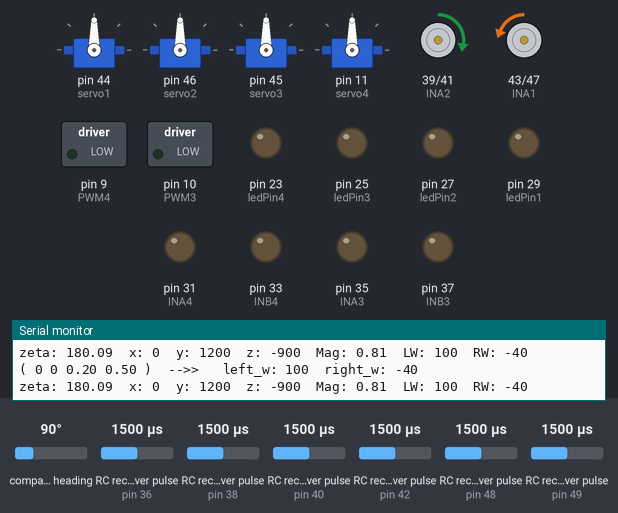
Simulated run of this sketch. Board: Arduino Mega 2560, built with avr-gcc and run on an emulated ATmega2560. On the bench: 4 × servo, motor-driver pin pairs drawn as motors (green arrow = first pin HIGH = forward, orange = second pin HIGH = backward, longer = more drive, scaled by the enable pin), switched loads named in the sketch (green lamp = pin HIGH), output pins drawn as LEDs (lit = HIGH), the last lines printed to the serial monitor. Wiring (inferred from the names in the program): 6 × RC receiver channel: data pin 36 / data pin 38 / data pin 40 / data pin 42 / data pin 48 / data pin 49. The test bench sets the inputs (shaded band); at power-on: compass heading 90°, RC receiver pulse (sensors on pin 48, pin 36, pin 38, pin 40, pin 42, pin 49) 1500 µs.

Above: at 1.2 s.
1.3 s: compass heading set to 96°
At 2.5 s:
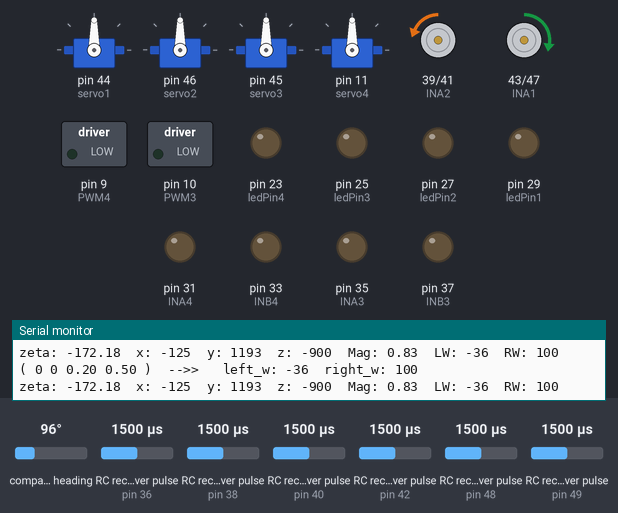
2.8 s: RC receiver pulse (sensor on pin 48) set to 1696 µs
4.3 s: RC receiver pulse (sensor on pin 48) set to 1721 µs
At 5.1 s:
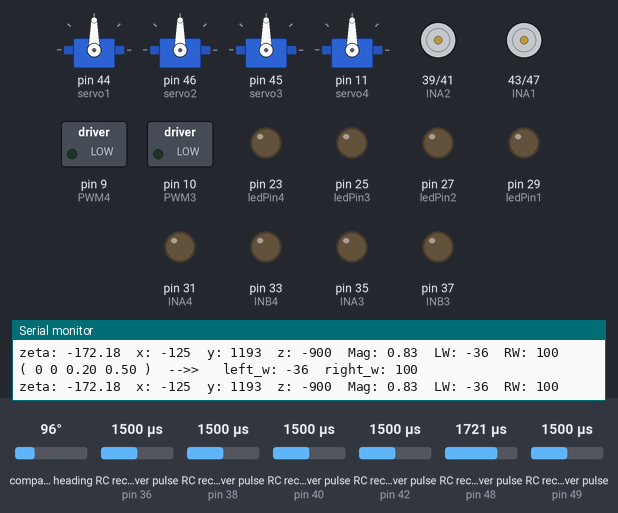
5.8 s: RC receiver pulse (sensor on pin 48) set to 1020 µs
At 6.9 s:
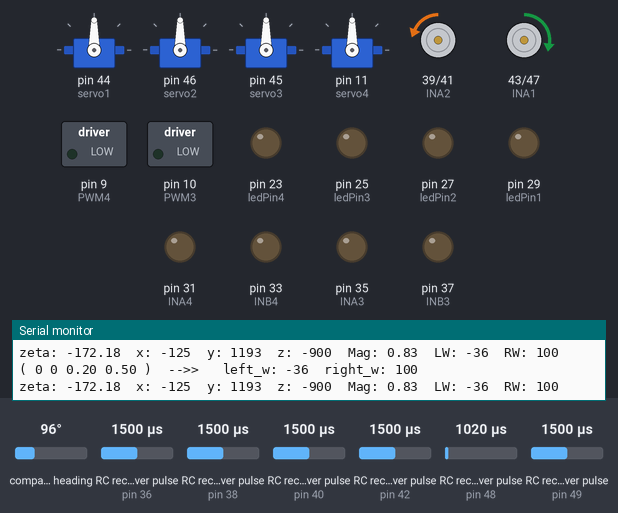
Timing chart, 0 to 8.8 s (numbered marks = the images above; inputs shaded):
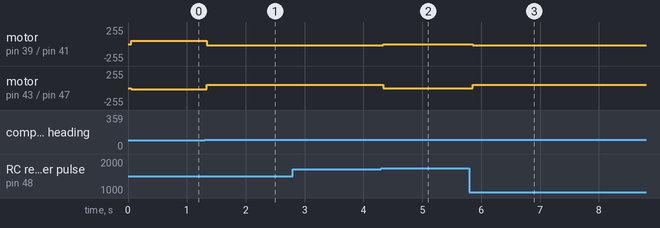

Measured:
- the behaviour switches between 90 and 91° on compass heading (found by bisection; images 0 and 1)
- the behaviour switches between 1708 and 1709 µs on RC receiver pulse (sensor on pin 48) (found by bisection; images 1 and 2)
- after the input at 1.3 s, motor on pin 39 (INA2) / pin 41 (INB2): forward 51/255 → backward 18/255 at once; motor on pin 43 (INA1) / pin 47 (INB1): backward 20/255 → forward 51/255 at once
- after the input at 4.3 s, motor on pin 39 (INA2) / pin 41 (INB2): backward 18/255 → stopped at once; motor on pin 43 (INA1) / pin 47 (INB1): forward 51/255 → stopped at once
- after the input at 5.8 s, motor on pin 39 (INA2) / pin 41 (INB2): stopped → backward 18/255 after 0.06 s; motor on pin 43 (INA1) / pin 47 (INB1): stopped → forward 51/255 after 0.06 s

The sketch:

A_Master.ino
```cpp
/*
   Set Board: Tools --> Board --> Arduino Mega2560
   Set Processor: Tools --> Processor --> ATmega2560
*/


#include <Servo.h>
#include "configuration.h"
#include <Wire.h>
#include <MechaQMC5883.h>
//#include <Filters.h>

///////////////////////////////////////////////////////////////////////////////
// 2.59( kp = 0.16, kd = 0.0002, Speed = 180) OK
// 2.22 (kp = 0.023, kd = 0.002, speed = 250) Blue Wrong


///////////////////////////////////////////////////////////////////////////////

  MechaQMC5883 qmc;
  //PD value
  const float Kp = 0.01;//.14
  const float Kd = 0.00;///.0008/  >>
  const float SpeedAuto = 50;

  float lzeta = 0;
  float delta = 0;
  //................Function Declaration..............................
  int OutputToMotor1(int value);
  int OutputToMotor4(int value);

  //..Magnetic parameter
  int x,y,z; double zeta, magnitude;
///////////////////////////////////////////////////////////////////////////////


//=============== Function Name Declaration ===============
double Deadband(double value, double limit);
int OutputToMotor1(int value);
int OutputToMotor2(int value);
int OutputToMotor3(int value);
int OutputToMotor4(int value);


//=============== Parameters Declaration ==================
  float K     = 0.2;
  float Zeta  = 0.5;


// Type Servo
Servo myServo1;
Servo myServo2;
Servo myServo3;
Servo myServo4;

// Time
unsigned long previousLoopTime = 0;
unsigned long loopTime = 0;

// Input Signal from Receiver
int input1 = 0;
int input2 = 0;
int input3 = 0;
int input4 = 0;
int input5 = 0;
int input6 = 0;

// Output Signal to Motor Driver
int out1 = 0;
int out2 = 0;
int out3 = 0;
int out4 = 0;

// Processed Input Signal
int left_w = 0;
int right_w = 0;

// Motor's Current
float currentValue1 = 0.0;
float currentValue2 = 0.0;
float currentValue3 = 0.0;
float currentValue4 = 0.0;
int currentLimit = 5;

//  =================================== DELAY ======================================
    unsigned long previous_LED    = 0;        // will store last time LED was updated
    unsigned long previous_Delay1 = 0;        // will store last time LED was updated
    unsigned long previous_Delay2 = 0;        // will store last time LED was updated
    unsigned long previous_Delay3 = 0;        // will store last time LED was updated
    unsigned long previous_Delay4 = 0;        // will store last time LED was updated

    unsigned long currentMillis_LED;
    unsigned long currentMillis_1;
    unsigned long currentMillis_2;
    unsigned long currentMillis_3;
    unsigned long currentMillis_4;

    const long interval = 100;                // interval at which to blink (milliseconds)
    bool StateLED = LOW;

//  ==============================================================================


//===================== setup() ========================


void setup() {
  //===== Set Digital Pin Mode =====
  // Set pinmode to read command signal from Receiver.
  pinMode(CH1, INPUT);  //channel 1
  pinMode(CH2, INPUT);  //channel 2
  pinMode(CH3, INPUT);  //channel 3
  pinMode(CH4, INPUT);  //channel 4
  pinMode(CH5, INPUT);  //channel 5
  pinMode(CH6, INPUT);  //channel 6
  // Set pinmode to read command signal from Test Switch.
  pinMode(buttonPin, INPUT);
  // Set pinmode to write command signal to Motor Driver.
  pinMode(INA1, OUTPUT);
  pinMode(INB1, OUTPUT);
  pinMode(PWM1, OUTPUT);

  pinMode(INA2, OUTPUT);
  pinMode(INB2, OUTPUT);
  pinMode(PWM2, OUTPUT);

  pinMode(INA3, OUTPUT);
  pinMode(INB3, OUTPUT);
  pinMode(PWM3, OUTPUT);

  pinMode(INA4, OUTPUT);
  pinMode(INB4, OUTPUT);
  pinMode(PWM4, OUTPUT);

  // Set pinmode to write command signal to LED.
  pinMode(ledPin1, OUTPUT);
  pinMode(ledPin2, OUTPUT);
  pinMode(ledPin3, OUTPUT);
  pinMode(ledPin4, OUTPUT);
  // Assign Servo variable to a servo pin
  myServo1.attach(servo1);
  myServo2.attach(servo2);
  myServo3.attach(servo3);
  myServo4.attach(servo4);


  //===== Initialize Command =====
  // Initialize Motor Driver.
  digitalWrite(INA1, LOW);
  digitalWrite(INB1, LOW);
  analogWrite(PWM1, 0);

  digitalWrite(INA2, LOW);
  digitalWrite(INB2, LOW);
  analogWrite(PWM2, 0);

  digitalWrite(INA3, LOW);
  digitalWrite(INB3, LOW);
  analogWrite(PWM3, 0);

  digitalWrite(INA4, LOW);
  digitalWrite(INB4, LOW);
  analogWrite(PWM4, 0);

  // Initialize Servo Motor, Set servo to Mid-point.
  myServo1.write(90);
  myServo2.write(90);
  myServo3.write(90);
  myServo4.write(90);

  // Open Serial port, Set baud rate for serial data transmission.
  Serial.begin(115200); // USB:Rx0,Tx0

  // Returns time(us)
  previousLoopTime = micros();

//Auto
  Wire.begin();
  qmc.init();

} // End SetUp


//======================= loop() ==========================


void loop() {
  input1 = pulseIn(CH2, HIGH) - 1500; //Channel 1
  input2 = pulseIn(CH1, HIGH) - 1500; //Channel 2
  input3 = pulseIn(CH3, HIGH) - 1500; //Channel 3
  input4 = pulseIn(CH4, HIGH) - 1500; //Channel 4
  input5 = pulseIn(CH5, HIGH) - 1500; //Channel 5
  input6 = pulseIn(CH6, HIGH) - 1500; //Channel 6

  input1 = Deadband(input1, 10); //Channel 1
  input2 = Deadband(input2, 10); //Channel 2
  input3 = Deadband(input3, 10); //Channel 3
  input4 = Deadband(input4, 10); //Channel 4
  input5 = Deadband(input5, 10); //Channel 5
  input6 = Deadband(input6, 10); //Channel 6

  //======================= Condition Control ==========================

   ////////////////////////// Auto Drive //////////////////////////////
    if( input5 < 200 ){
        qmc.read(&x,&y,&z);
        zeta = (atan2(x,z)*180/3.14);
        magnitude = (pow(x,2) + pow(z,2))/1000000;

        delta = zeta-lzeta;
        lzeta = zeta;

        //Left wheel and Right wheel
        left_w = SpeedAuto*(1 + (Kp*(zeta)- Kd*delta));
        right_w = SpeedAuto*(1 - (Kp*(zeta)- Kd*delta));
        //limit the maximum value of wheels
        int maxSp = 100;
        if(left_w>=maxSp)
          left_w = maxSp;
        if(right_w>=maxSp)
          right_w = maxSp;

        Show();

        Serial.print("-->> ");
        Serial.print("  left_w: ");
        Serial.print(left_w);
        Serial.print("  right_w: ");
        Serial.println(right_w);

        //......................Drive Motor...........................................
        // The motor can operate if current value at each motor is not over than 5 amp.
        out1 = OutputToMotor1(left_w);
        out2 = OutputToMotor2(right_w);

        if(magnitude >= 0.5 )
        {
          analogWrite(PWM1,out1);
          analogWrite(PWM2,out2);
        }
        else {
          analogWrite(PWM1,0);
          analogWrite(PWM2,0);
        }
       Show_M();

    } else {


    // Set direction
        left_w  = OutputToMotor1(left_w);
        right_w = OutputToMotor2(right_w);

    // Speed
        analogWrite(PWM1, 0);
        analogWrite(PWM2, 0);
    }
} // End loop

//======================= Function() ==========================
void Show(){

    Serial.print("( ");
    Serial.print(input3);
    Serial.print(" ");
    Serial.print(input2);
    Serial.print(" ");
    Serial.print(K);
    Serial.print(" ");
    Serial.print(Zeta);
    Serial.print(" )  ");


}

// Motor 1
int OutputToMotor1(int value)
{
  int temp = 0;
  if (value >= 0)
  {
    // CW
    digitalWrite(INA1, LOW);
    digitalWrite(INB1, HIGH);
    temp = map(value, 0, 500, 0, 255);
  } else {
    // CCW
    digitalWrite(INA1, HIGH);
    digitalWrite(INB1, LOW);
    temp = map(-value, 0, 500, 0, 255);
  }
  return temp;
}

// Motor 4
int OutputToMotor4(int value)
{
  int temp = 0;
  if (value >= 0)
  {
    digitalWrite(INA4, LOW);
    digitalWrite(INB4, HIGH);
    temp = map(value, 0, 500, 0, 255);
  } else {
    digitalWrite(INA4, HIGH);
    digitalWrite(INB4, LOW);
    temp = map(-value, 0, 500, 0, 255);
  }
  return temp;
}

int OutputToMotor2(int value)
{
  int temp = 0;
  if (value >= 0)
  {
    digitalWrite(INA2, LOW);
    digitalWrite(INB2, HIGH);
    temp = map(value, 0, 500, 0, 255);
  } else {
    digitalWrite(INA2, HIGH);
    digitalWrite(INB2, LOW);
    temp = map(-value, 0, 500, 0, 255);
  }
  return temp;
}

double Deadband(double value, double limit)
{
  double temp = 0.0;
  if (value >= limit) temp = value - limit;
  else if (value <= -limit) temp = value + limit;
  else temp = 0.0;
  return temp;
}


 void Show_M(){
        Serial.print("zeta: ");
        Serial.print(zeta);
        Serial.print("  x: ");
        Serial.print(x);
        Serial.print("  y: ");
        Serial.print(y);
        Serial.print("  z: ");
        Serial.print(z);
        Serial.print("  Mag: ");
        Serial.print(magnitude);
        Serial.print("  LW: ");
        Serial.print(left_w);
        Serial.print("  RW: ");
        Serial.print(right_w);
        Serial.println();
 }
```

configuration.h
```cpp
#include <Arduino.h>
//PIN Declaration

//Receiver
int CH1 = 36;
int CH2 = 38;
int CH3 = 40;
int CH4 = 42;
int CH5 = 48;
int CH6 = 49;

//Motor Driver 1
int PWM1 = 13;
int INA1 = 43;
int INB1 = 47;
int CS1 = A8;

//Motor Driver 2
int PWM2 = 12;
int INA2 = 39;
int INB2 = 41;
int CS2 = A9;

//Motor Driver 3
int PWM3 = 10;
int INA3 = 35;
int INB3 = 37;
int CS3 = A10;

//Motor Driver 4
int PWM4 = 9;
int INA4 = 31;
int INB4 = 33;
int CS4 = A11;

//LED
int ledPin1 = 29;
int ledPin2 = 27;
int ledPin3 = 25;
int ledPin4 = 23;

//Test Switch
int buttonPin = 22;

//Servo Motor PWM
int servo1 = 44;
int servo2 = 46;
int servo3 = 45;
int servo4 = 11;
```
